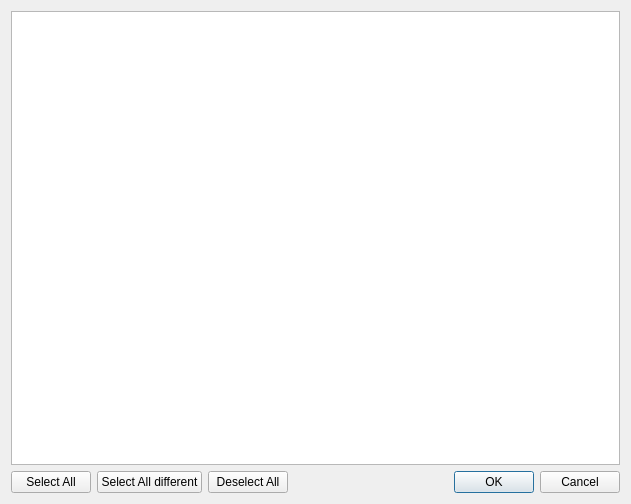
<?xml version="1.0" encoding="UTF-8"?>
<ui version="4.0">
 <class>noteSelection</class>
 <widget class="QDialog" name="noteSelection">
  <property name="geometry">
   <rect>
    <x>0</x>
    <y>0</y>
    <width>631</width>
    <height>504</height>
   </rect>
  </property>
  <property name="windowTitle">
   <string>Note selection</string>
  </property>
  <layout class="QVBoxLayout" name="verticalLayout">
   <item>
    <widget class="QListWidget" name="listWidget"/>
   </item>
   <item>
    <layout class="QHBoxLayout" name="horizontalLayout">
     <item>
      <widget class="QPushButton" name="SelectAll">
       <property name="text">
        <string>Select All</string>
       </property>
      </widget>
     </item>
     <item>
      <widget class="QPushButton" name="SelectAllDifferent">
       <property name="text">
        <string>Select All different</string>
       </property>
      </widget>
     </item>
     <item>
      <widget class="QPushButton" name="DeselectAll">
       <property name="text">
        <string>Deselect All</string>
       </property>
      </widget>
     </item>
     <item>
      <spacer name="horizontalSpacer">
       <property name="orientation">
        <enum>Qt::Horizontal</enum>
       </property>
       <property name="sizeHint" stdset="0">
        <size>
         <width>606</width>
         <height>20</height>
        </size>
       </property>
      </spacer>
     </item>
     <item>
      <widget class="QDialogButtonBox" name="buttonBox">
       <property name="orientation">
        <enum>Qt::Horizontal</enum>
       </property>
       <property name="standardButtons">
        <set>QDialogButtonBox::Cancel|QDialogButtonBox::Ok</set>
       </property>
      </widget>
     </item>
    </layout>
   </item>
  </layout>
 </widget>
 <resources/>
 <connections>
  <connection>
   <sender>buttonBox</sender>
   <signal>accepted()</signal>
   <receiver>noteSelection</receiver>
   <slot>accept()</slot>
   <hints>
    <hint type="sourcelabel">
     <x>445</x>
     <y>467</y>
    </hint>
    <hint type="destinationlabel">
     <x>157</x>
     <y>274</y>
    </hint>
   </hints>
  </connection>
  <connection>
   <sender>buttonBox</sender>
   <signal>rejected()</signal>
   <receiver>noteSelection</receiver>
   <slot>reject()</slot>
   <hints>
    <hint type="sourcelabel">
     <x>481</x>
     <y>467</y>
    </hint>
    <hint type="destinationlabel">
     <x>286</x>
     <y>274</y>
    </hint>
   </hints>
  </connection>
 </connections>
</ui>
